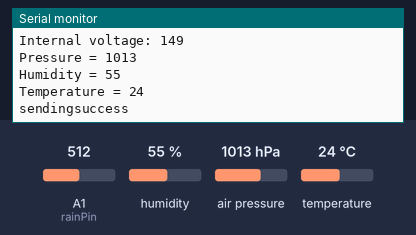
A sketch run on a simulated Arduino Uno, built with avr-gcc and run on an emulated ATmega328P. On the bench: the last lines printed to the serial monitor. Inputs (shaded band) come from the test bench; at power-on: humidity 55 %, A1 (rainPin) = 512, air pressure 1013 hPa, temperature 24 °C. No radio packets arrive unless stated.

Above: at 4.8 s.
4.9 s: humidity set to 22 %
At 8.7 s:
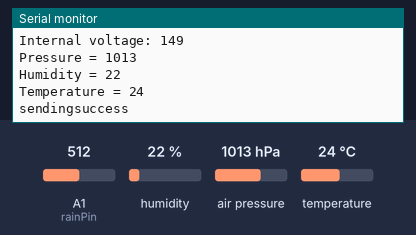
9.9 s: A1 (rainPin) set to 716
14.9 s: air pressure set to 952 hPa
24.3 s: temperature set to 12 °C
At 24.9 s:
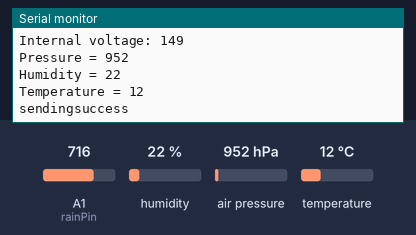
29.3 s: A1 (rainPin) set to 306
Timing chart, 0 to 32.3 s (numbered marks = the images above; inputs shaded):
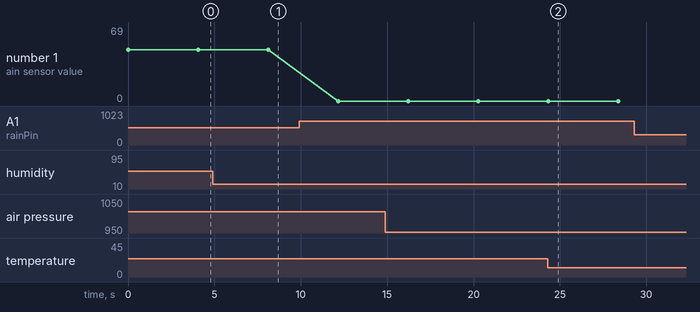

Measured:
- after the input at 4.9 s, the serial monitor: prints a new line after 3.3 s (image 1)
- after the input at 24.3 s, the serial monitor: prints a new line after 0.11 s (image 2)
- plotted number 1: 48 → 0 after the input at 9.9 s, 0 → 69 after the input at 29.3 s

The sketch:

_roof_Probe.ino
```cpp
//
//Rooftop arduino code
//
//This arduino collects the rain, shading, pressure, humidity, and temperature
// with its sensors and then sends it to the main arduino using the
// nrf24l01 radio.

// --------------------------------------------------------------------
// basic startup code:
//
// --------------------------------------------------------------------


  // this is the rain moisture sensor
  int rainVal = 0;
  int rainPin = A1;
  int rainPower = 4;


//bme
  #include <Wire.h>
  #include <SPI.h>
  #include <Adafruit_Sensor.h>
  #include <Adafruit_BME280.h>

  #define SEALEVELPRESSURE_HPA (1023.25)

   Adafruit_BME280 bme; // I2C


// lower power mode
  #include <LowPower.h> //library


//wireless network stuff
  #include <RF24Network.h>
  #include <RF24.h>
  #include <SPI.h>

  RF24 radio(9, 10);               // nRF24L01 (CE,CSN)
  RF24Network network(radio);      // Include the radio in the network
  const uint16_t this_node = 04;   // Address of this node in Octal format ( 04,031, etc)
  const uint16_t other_node = 00;      // Address of the other node in Octal format


// data structure for radio communication
// from first slave
struct payload_t {
  int Pressure;
   byte OutsideTemperature;
   byte OutsideHumidity;
   byte FrontRain;
   byte rVoltage;

   byte FrontSoil;
   byte fVoltage;

   byte BackSoil;
   byte bVoltage;

   byte SideMoisture;
   byte sVoltage;

};

//variables to send: with radio
byte temp;
byte humidity;
byte rain;
int Pressure;


//cycles
  int cycle = 2;

//voltage detector
  const long InternalReferenceVoltage = 1081;
  int VoltageTime = 17;  //when voltage should be scanned.
  int Voltage = 330;  //stores the voltage
  byte Volts;  //stores mapped voltage


// ---------------------------------
//void setup

// ---------------------------------


void setup() {
   Serial.begin(9600); //serial monitor

//radio network
  SPI.begin();
  radio.begin();
  network.begin(/*channel*/ 108, /*node address*/ this_node);


  radio.stopListening();  //sets in tx mode only


    // bme setting
    bme.begin(0x76);


//rain sensor
  pinMode(rainPower, OUTPUT);
  digitalWrite(rainPower, LOW);


}


// -------------------------------------------------------------
// LOOP

// --------------------------------------------------------------


void loop() {
  // put your main code here, to run repeatedly:


//calls on the rain function below for the amount of rain.
  rain = (((readRain()-970)*(-1))/9.5);

  if (rain < 30 || rain > 110) {
    rain = 0;
  }
  Serial.print("Rain sensor value: ");
  Serial.println(rain);


//voltage
VoltageTime++;
  if (VoltageTime > 18) //once a day, check voltage
  {
    Voltage = getBandgap(); //runs function below to get voltage.
    Volts = map(Voltage, 0, 330, 0 , 100); //map, needs to be calibrated.
    VoltageTime = 0; //reset the clock.
  if (Volts < 1) {
      Volts = 1;
    }
  }

  Serial.print("Internal voltage: ");
  Serial.println(Volts);


//bme280 stuff

  Pressure = (bme.readPressure() / 100.0F);
  Serial.print("Pressure = ");
  Serial.println(Pressure);

  humidity = bme.readHumidity();
  Serial.print("Humidity = ");
  Serial.println(humidity);

  temp = bme.readTemperature();
  Serial.print("Temperature = ");
  Serial.println(temp);


// this function sends the data to the main radio
 Serial.print("sending");
 //updates the network
   network.update();
    payload_t payload = {Pressure, temp, humidity, rain, Volts, 0, 0, 0, 0, 0, 0};
     RF24NetworkHeader header(other_node);
    bool ok = network.write(header,&payload,sizeof(payload));

    //used for debug purposes: (is data received or not)
    if (ok)
      Serial.println("success");
    else
      Serial.println("fail");


  //brains off.
  radio.powerDown();
  for(int q = 0; q < cycle; q++)
  {
    LowPower.powerDown(SLEEP_2S, ADC_OFF, BOD_OFF);
  }
  radio.powerUp();
}


//------------------------------------
//
// Global functions:
//
//------------------------------------


//reads the data from the rain sensor
int readRain()
{
  //briefly sends a current through rain sensor
    digitalWrite(rainPower, HIGH);
    delay(5);
    int val = analogRead(rainPin);//Reads the current from the sensor
    digitalWrite(rainPower, LOW);
    return val; //send current moisture value
}

int getBandgap()
  {
  // REFS0 : Selects AVcc external reference
  // MUX3 MUX2 MUX1 : Selects 1.1V (VBG)
   ADMUX = bit (REFS0) | bit (MUX3) | bit (MUX2) | bit (MUX1);
   ADCSRA |= bit( ADSC );  // start conversion
   while (ADCSRA & bit (ADSC))
     { }  // wait for conversion to complete
   int results = (((InternalReferenceVoltage * 1024) / ADC) + 5) / 10;
   return results;
  }
```
